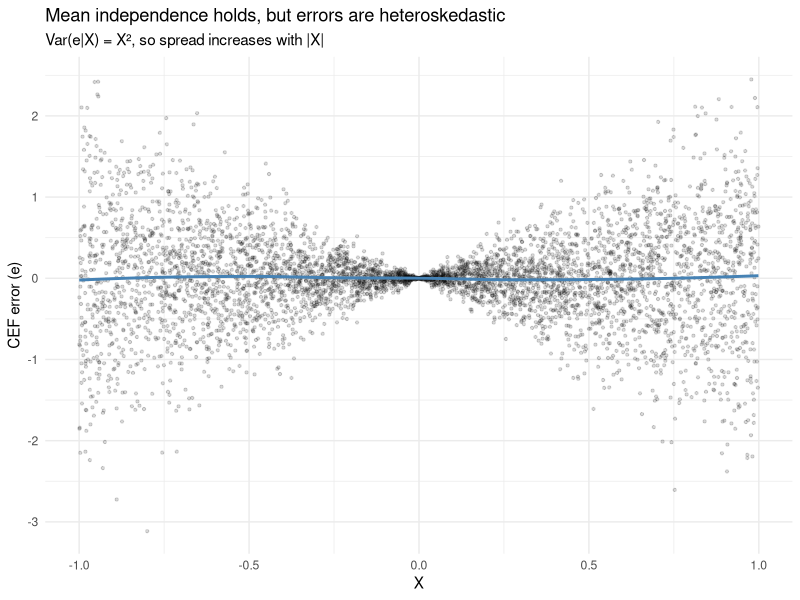
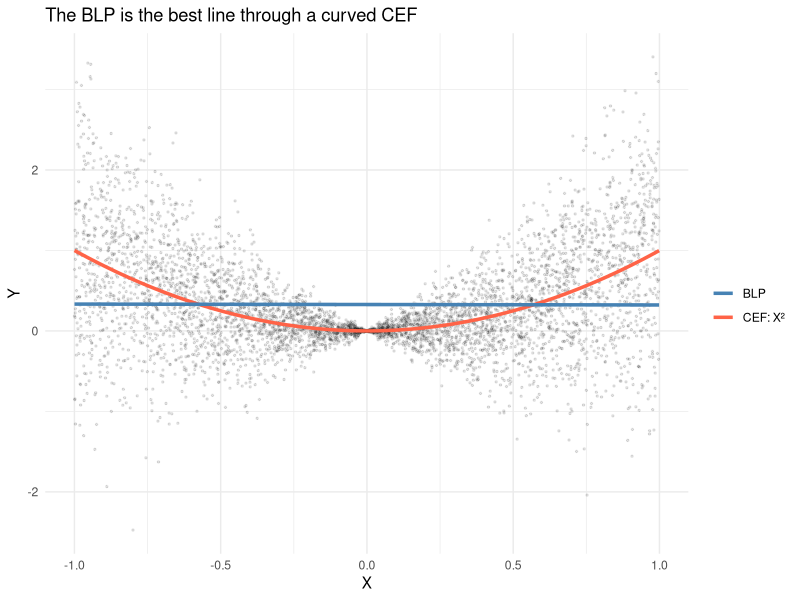
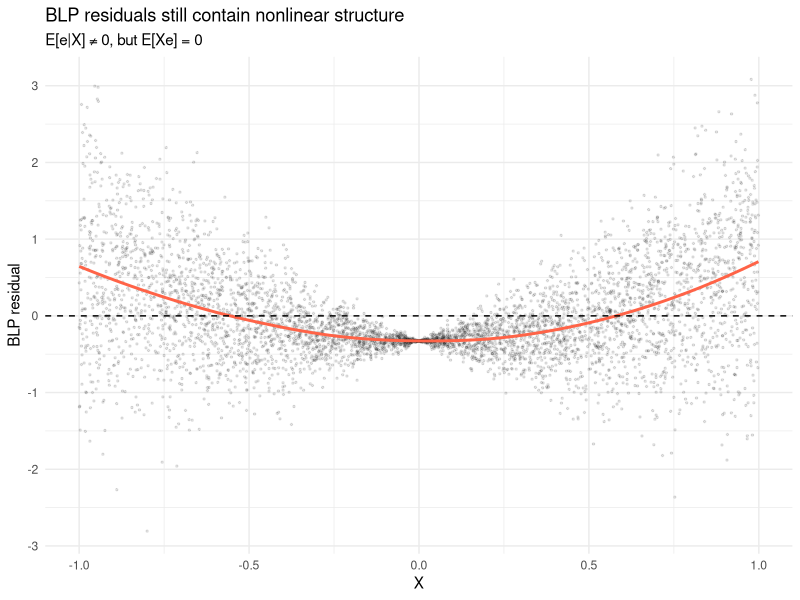
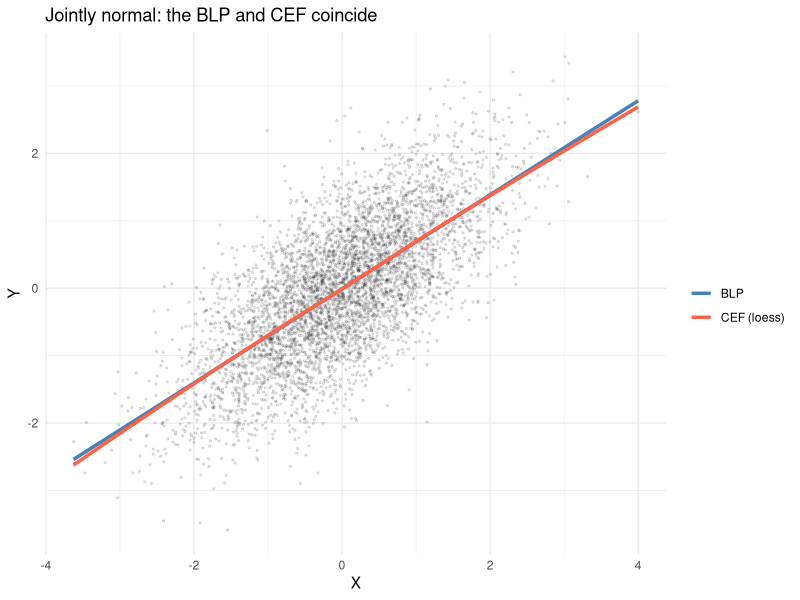
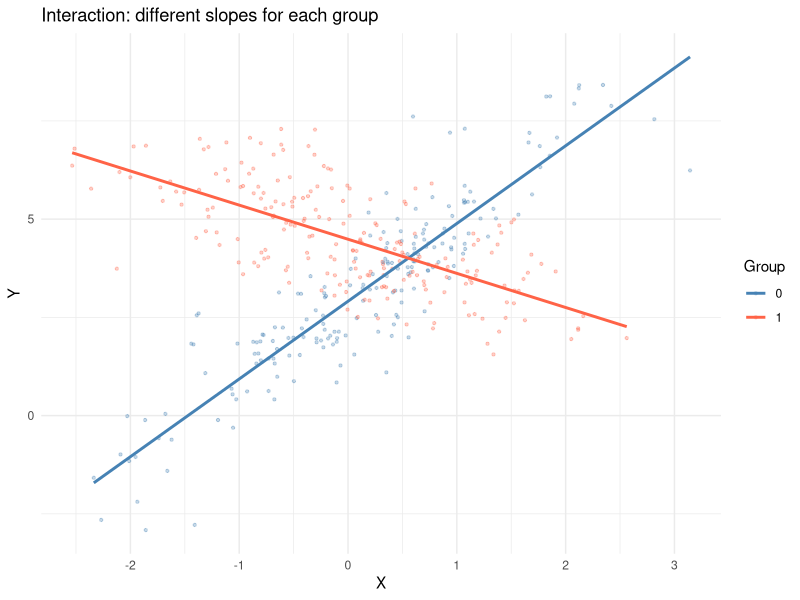
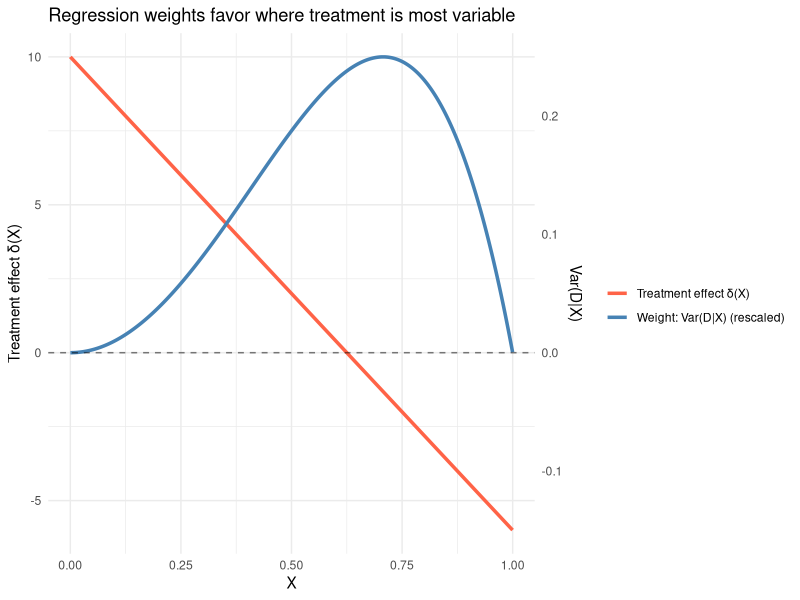

Recreate these plots in R, in order.
## ---- chunk 1
#| label: setup
#| message: false
library(ggplot2)
options(digits = 3)
## ---- chunk 2
#| label: mean-independence
set.seed(307)
n <- 5000
x <- runif(n, -1, 1)
eps <- rnorm(n)
y <- x^2 + x * eps

# CEF is m(X) = X^2
m_x <- x^2
e <- y - m_x

# Mean independence: E[e|X] ≈ 0 in every bin
bins <- cut(x, breaks = 20)
bin_means <- tapply(e, bins, mean)
round(bin_means, 3)
## ---- chunk 3
#| label: heteroskedastic-errors
df <- data.frame(x = x, e = e)

ggplot(df, aes(x, e)) +
  geom_point(alpha = 0.15, size = 0.8) +
  geom_smooth(method = "loess", se = FALSE, color = "steelblue", linewidth = 1) +
  labs(x = "X", y = "CEF error (e)",
       title = "Mean independence holds, but errors are heteroskedastic",
       subtitle = "Var(e|X) = X², so spread increases with |X|") +
  theme_minimal()
## ---- chunk 4
#| label: cef-best-predictor
# True CEF: m(X) = X^2
# Competitor 1: the unconditional mean
# Competitor 2: a linear predictor
# Competitor 3: a cubic predictor

mse_cef <- mean((y - x^2)^2)
mse_mean <- mean((y - mean(y))^2)
mse_linear <- mean(residuals(lm(y ~ x))^2)
mse_cubic <- mean(residuals(lm(y ~ x + I(x^2) + I(x^3)))^2)

data.frame(
  predictor = c("Unconditional mean", "Linear (BLP)", "Cubic", "CEF (X²)"),
  MSE = round(c(mse_mean, mse_linear, mse_cubic, mse_cef), 4)
)
## ---- chunk 5
#| label: cef-vs-blp
#| fig-cap: "The BLP is the best line through a curved CEF"
# Same DGP: Y = X^2 + X*eps
df <- data.frame(x = x, y = y)

ggplot(df, aes(x, y)) +
  geom_point(alpha = 0.1, size = 0.5) +
  stat_function(fun = function(x) x^2, aes(color = "CEF: X²"),
                linewidth = 1.2) +
  geom_smooth(method = "lm", se = FALSE, aes(color = "BLP"),
              linewidth = 1.2) +
  scale_color_manual(values = c("CEF: X²" = "tomato", "BLP" = "steelblue"),
                     name = "") +
  labs(x = "X", y = "Y",
       title = "The BLP is the best line through a curved CEF") +
  theme_minimal()
## ---- chunk 6
#| label: blp-residual-pattern
mod <- lm(y ~ x)
df$blp_resid <- residuals(mod)

ggplot(df, aes(x, blp_resid)) +
  geom_point(alpha = 0.1, size = 0.5) +
  geom_smooth(method = "loess", se = FALSE, color = "tomato", linewidth = 1) +
  geom_hline(yintercept = 0, linetype = "dashed") +
  labs(x = "X", y = "BLP residual",
       title = "BLP residuals still contain nonlinear structure",
       subtitle = "E[e|X] ≠ 0, but E[Xe] = 0") +
  theme_minimal()
## ---- chunk 7
#| label: blp-equals-cef
library(MASS)
set.seed(42)

# Jointly normal (X, Y)
Sigma <- matrix(c(1, 0.7, 0.7, 1), 2, 2)
joint <- mvrnorm(5000, mu = c(0, 0), Sigma = Sigma)
x_norm <- joint[, 1]
y_norm <- joint[, 2]

df_norm <- data.frame(x = x_norm, y = y_norm)

ggplot(df_norm, aes(x, y)) +
  geom_point(alpha = 0.1, size = 0.5) +
  geom_smooth(method = "lm", se = FALSE, aes(color = "BLP"), linewidth = 1.2) +
  geom_smooth(method = "loess", se = FALSE, aes(color = "CEF (loess)"), linewidth = 1.2) +
  scale_color_manual(values = c("BLP" = "steelblue", "CEF (loess)" = "tomato"),
                     name = "") +
  labs(title = "Jointly normal: the BLP and CEF coincide",
       x = "X", y = "Y") +
  theme_minimal()
## ---- chunk 8
#| label: blp-formulas
# Bivariate: beta = Cov(X,Y) / Var(X)
beta_formula <- cov(x_norm, y_norm) / var(x_norm)
alpha_formula <- mean(y_norm) - beta_formula * mean(x_norm)

# OLS gives the same thing
beta_ols <- coef(lm(y_norm ~ x_norm))

cbind(formula = c(alpha_formula, beta_formula),
      OLS = beta_ols)
## ---- chunk 9
#| label: dummies
set.seed(2026)
n <- 300
party <- sample(c("Dem", "Rep", "Ind"), n, replace = TRUE,
                prob = c(0.4, 0.35, 0.25))
approval <- 50 + 10 * (party == "Dem") - 5 * (party == "Rep") + rnorm(n, sd = 8)

df_party <- data.frame(party = factor(party), approval = approval)

# Group means = the CEF
tapply(df_party$approval, df_party$party, mean)

# Regression with dummies (R does this automatically)
coef(lm(approval ~ party, data = df_party))
## ---- chunk 10
#| label: interactions
set.seed(2026)
n_int <- 400
group <- sample(0:1, n_int, replace = TRUE)
x_int <- rnorm(n_int)
# Group 0: slope = 2, Group 1: slope = -1
y_int <- 3 + 1.5 * group + 2 * x_int - 3 * group * x_int + rnorm(n_int)

df_int <- data.frame(x = x_int, y = y_int, group = factor(group))

# Parallel slopes (no interaction)
mod_parallel <- lm(y ~ group + x, data = df_int)

# Interaction model
mod_interact <- lm(y ~ group * x, data = df_int)

ggplot(df_int, aes(x, y, color = group)) +
  geom_point(alpha = 0.3, size = 0.8) +
  geom_smooth(method = "lm", se = FALSE, linewidth = 1) +
  scale_color_manual(values = c("steelblue", "tomato"), name = "Group") +
  labs(title = "Interaction: different slopes for each group",
       x = "X", y = "Y") +
  theme_minimal()
## ---- chunk 11
#| label: interaction-coefficients
coef(mod_interact)
## ---- chunk 12
#| label: ovb-simulation
set.seed(2026)
n_ovb <- 1000

# X2 (institutions) is correlated with X1 (democracy)
x1 <- rnorm(n_ovb)                        # democracy
x2 <- 0.6 * x1 + rnorm(n_ovb, sd = 0.8)  # institutions (correlated)
y_ovb <- 1 + 0.5 * x1 + 2 * x2 + rnorm(n_ovb)  # growth

# True model
coef(lm(y_ovb ~ x1 + x2))

# Short regression (omit x2)
coef(lm(y_ovb ~ x1))
## ---- chunk 13
#| label: ovb-formula
# Verify the OVB formula
gamma_12 <- coef(lm(x2 ~ x1))[2]  # regression of X2 on X1
beta_2 <- coef(lm(y_ovb ~ x1 + x2))[3]

c(short_coef = coef(lm(y_ovb ~ x1))[2],
  long_coef_plus_bias = coef(lm(y_ovb ~ x1 + x2))[2] + gamma_12 * beta_2)
## ---- chunk 14
#| label: ovb-worse
set.seed(2026)
n_ow <- 1000
z1 <- rnorm(n_ow)
z2 <- 0.3 * z1 + rnorm(n_ow)
z3 <- -0.8 * z1 + 0.5 * z2 + rnorm(n_ow)
y_ow <- 1 + 1 * z1 + 0.5 * z2 + 3 * z3 + rnorm(n_ow)

# True beta_1 = 1
c(true = coef(lm(y_ow ~ z1 + z2 + z3))[2],
  short = coef(lm(y_ow ~ z1))[2],
  medium = coef(lm(y_ow ~ z1 + z2))[2])
## ---- chunk 15
#| label: ovb-worse-decomposition
# OVB decomposition for the medium model
gamma_13_2 <- coef(lm(z3 ~ z1 + z2))[2]  # partial effect of z1 on z3, controlling for z2
beta_3 <- coef(lm(y_ow ~ z1 + z2 + z3))[4]

c(medium_bias = coef(lm(y_ow ~ z1 + z2))[2] - 1,
  ovb_formula = gamma_13_2 * beta_3)
## ---- chunk 16
#| label: causal-weights
set.seed(2026)
n_cw <- 5000

# X determines both treatment probability and treatment effect
x_cw <- runif(n_cw, 0, 1)
prob_treat <- x_cw^2  # treatment rare for low X, common for high X
D <- rbinom(n_cw, 1, prob_treat)

# Heterogeneous treatment effect: large for low X, negative for high X
delta_x <- 10 - 16 * x_cw   # ranges from +10 at X=0 to -6 at X=1
y_cw <- 2 + 3 * x_cw + delta_x * D + rnorm(n_cw)

# Regression coefficient
delta_R <- coef(lm(y_cw ~ D + x_cw))[2]

# Weighted average with weights = Var(D|X) = p(1-p)
wt <- prob_treat * (1 - prob_treat)
delta_weighted <- sum(wt * delta_x) / sum(wt)

c(regression = delta_R, weighted_avg = delta_weighted,
  unweighted_avg = mean(delta_x))
## ---- chunk 17
#| label: causal-weights-plot
df_cw <- data.frame(x = x_cw, delta = delta_x, weight = wt)

ggplot(df_cw, aes(x)) +
  geom_line(aes(y = delta, color = "Treatment effect δ(X)"), linewidth = 1.2) +
  geom_line(aes(y = weight * 40, color = "Weight: Var(D|X) (rescaled)"),
            linewidth = 1.2) +
  scale_y_continuous(
    name = "Treatment effect δ(X)",
    sec.axis = sec_axis(~ . / 40, name = "Var(D|X)")
  ) +
  scale_color_manual(values = c("Treatment effect δ(X)" = "tomato",
                                "Weight: Var(D|X) (rescaled)" = "steelblue"),
                     name = "") +
  geom_hline(yintercept = 0, linetype = "dashed", alpha = 0.5) +
  labs(x = "X", title = "Regression weights favor where treatment is most variable") +
  theme_minimal()
